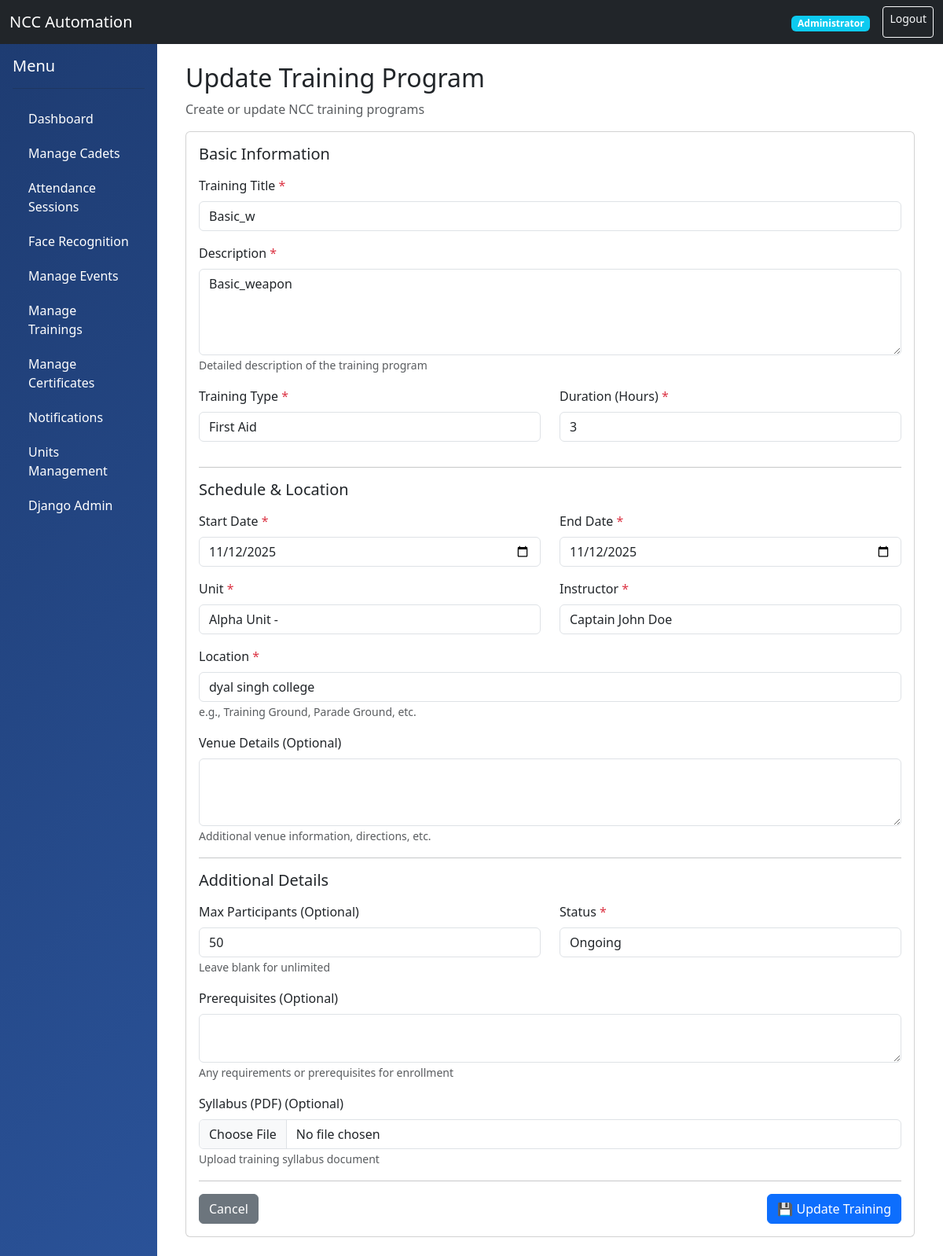
/training/2/update/ (signed in), run on the app's committed database.
### accounts/models.py (models this page shows, shortened)
class User(AbstractUser):
    ROLE_CHOICES = (
        ('ADMIN', 'Administrator'),
        ('OFFICER', 'NCC Officer'),
        ('CADET', 'Cadet'),
    )
    role = models.CharField(max_length=10, choices=ROLE_CHOICES, default='CADET')
    phone_number = models.CharField(max_length=15, blank=True, null=True)
    profile_picture = models.ImageField(upload_to='profiles/', blank=True, null=True)
    date_of_birth = models.DateField(blank=True, null=True)
    address = models.TextField(blank=True, null=True)
    created_at = models.DateTimeField(auto_now_add=True)
    updated_at = models.DateTimeField(auto_now=True)
    is_active_member = models.BooleanField(default=True)
    class Meta:
        db_table = 'users'
        permissions = (
            ('can_view_all_cadets', 'Can view all cadets'),
            ('can_manage_unit', 'Can manage unit'),
            ('can_mark_attendance', 'Can mark attendance'),
            ('can_create_events', 'Can create events'),
        )

### training/models.py (models this page shows, shortened)
class Training(models.Model):
    TRAINING_TYPE_CHOICES = (
        ('WEAPON', 'Weapon Training'),
        ('MAP', 'Map Reading'),
        ('FIRST_AID', 'First Aid'),
        ('DRILL', 'Drill Training'),
        ('PHYSICAL', 'Physical Training'),
        ('LEADERSHIP', 'Leadership Training'),
        ('ADVENTURE', 'Adventure Training'),
        ('COMMUNICATION', 'Communication Skills'),
        ('OTHER', 'Other'),
    )
    STATUS_CHOICES = (
        ('SCHEDULED', 'Scheduled'),
        ('ONGOING', 'Ongoing'),
        ('COMPLETED', 'Completed'),
        ('CANCELLED', 'Cancelled'),
    )
    title = models.CharField(max_length=200)
    description = models.TextField()
    training_type = models.CharField(max_length=20, choices=TRAINING_TYPE_CHOICES)
    duration_hours = models.IntegerField()
    instructor = models.ForeignKey('accounts.Officer', on_delete=models.SET_NULL, null=True, related_name='conducted_trainings')
    start_date = models.DateField()
    end_date = models.DateField()
    unit = models.ForeignKey('units.Unit', on_delete=models.CASCADE, related_name='trainings')
    location = models.CharField(max_length=200)
    venue_details = models.TextField(blank=True)
    max_participants = models.IntegerField(blank=True, null=True)
    prerequisites = models.TextField(blank=True, help_text='Any prerequisites for this training')
    status = models.CharField(max_length=20, choices=STATUS_CHOICES, default='SCHEDULED')
    syllabus = models.FileField(upload_to='trainings/syllabus/', blank=True, null=True)
    is_active = models.BooleanField(default=True)
    created_at = models.DateTimeField(auto_now_add=True)
    updated_at = models.DateTimeField(auto_now=True)
    class Meta:
        db_table = 'trainings'
        ordering = ['-start_date']

### training/views.py (the view)
# urls.py: path('<int:pk>/update/', views.training_update, name='training_update'),
@officer_required
def training_update(request, pk):
    training = get_object_or_404(Training, pk=pk)
    if request.method == 'POST':
        form = TrainingForm(request.POST, request.FILES, instance=training)
        if form.is_valid():
            training = form.save()
            messages.success(request, 'Training updated successfully!')
            return redirect('training_detail', pk=training.pk)
    else:
        form = TrainingForm(instance=training)
    return render(request, 'training/training_form.html', {
        'form': form,
        'action': 'Update',
        'training': training
    })

### accounts/models.py (called while the page is built)
    def __str__(self):
        return f"{self.get_rank_display()} {self.user.get_full_name()}"

### units/models.py (called while the page is built)
    def __str__(self):
        return f"{self.name} - {self.get_wing_display()}"

### templates/training/training_form.html (shortened to what this page needs)
{% extends 'base.html' %}
{% block content %}
<div class="container">
    <h2>{{ action }} Training Program</h2>
    <p class="text-muted">Create or update NCC training programs</p>
    <div class="card">
        <div class="card-body">
            <form method="post" enctype="multipart/form-data">
                <h5 class="mb-3">Basic Information</h5>
                <div class="mb-3">
                    <label for="{{ form.title.id_for_label }}" class="form-label">
                        Training Title <span class="text-danger">*</span>
                    </label>
                    {{ form.title }}
                </div>
                <div class="mb-3">
                    <label for="{{ form.description.id_for_label }}" class="form-label">
                        Description <span class="text-danger">*</span>
                    </label>
                    {{ form.description }}
                    <small class="form-text text-muted">Detailed description of the training program</small>
                </div>
                <div class="row">
                    <div class="col-md-6 mb-3">
                        <label for="{{ form.training_type.id_for_label }}" class="form-label">
                            Training Type <span class="text-danger">*</span>
                        </label>
                        {{ form.training_type }}
                    </div>
                    <div class="col-md-6 mb-3">
                        <label for="{{ form.duration_hours.id_for_label }}" class="form-label">
                            Duration (Hours) <span class="text-danger">*</span>
                        </label>
                        {{ form.duration_hours }}
                    </div>
                </div>
                <hr>
                <h5 class="mb-3">Schedule & Location</h5>
                <div class="row">
                    <div class="col-md-6 mb-3">
                        <label for="{{ form.start_date.id_for_label }}" class="form-label">
                            Start Date <span class="text-danger">*</span>
                        </label>
                        {{ form.start_date }}
                    </div>
                    <div class="col-md-6 mb-3">
                        <label for="{{ form.end_date.id_for_label }}" class="form-label">
                            End Date <span class="text-danger">*</span>
                        </label>
                        {{ form.end_date }}
                    </div>
                </div>
                <div class="row">
                    <div class="col-md-6 mb-3">
                        <label for="{{ form.unit.id_for_label }}" class="form-label">
                            Unit <span class="text-danger">*</span>
                        </label>
                        {{ form.unit }}
                    </div>
                    <div class="col-md-6 mb-3">
                        <label for="{{ form.instructor.id_for_label }}" class="form-label">
                            Instructor <span class="text-danger">*</span>
                        </label>
                        {{ form.instructor }}
                    </div>
                </div>
                <div class="mb-3">
                    <label for="{{ form.location.id_for_label }}" class="form-label">
                        Location <span class="text-danger">*</span>
                    </label>
                    {{ form.location }}
                    <small class="form-text text-muted">e.g., Training Ground, Parade Ground, etc.</small>
                </div>
                <div class="mb-3">
                    <label for="{{ form.venue_details.id_for_label }}" class="form-label">
                        Venue Details (Optional)
                    </label>
                    {{ form.venue_details }}
                    <small class="form-text text-muted">Additional venue information, directions, etc.</small>
                </div>
                <hr>
                <h5 class="mb-3">Additional Details</h5>
                <div class="row">
                    <div class="col-md-6 mb-3">
                        <label for="{{ form.max_participants.id_for_label }}" class="form-label">
                            Max Participants (Optional)
                        </label>
                        {{ form.max_participants }}
                        <small class="form-text text-muted">Leave blank for unlimited</small>
                    </div>
                    <div class="col-md-6 mb-3">
                        <label for="{{ form.status.id_for_label }}" class="form-label">
                            Status <span class="text-danger">*</span>
                        </label>
                        {{ form.status }}
                    </div>
                </div>
                <div class="mb-3">
                    <label for="{{ form.prerequisites.id_for_label }}" class="form-label">
                        Prerequisites (Optional)
                    </label>
                    {{ form.prerequisites }}
                    <small class="form-text text-muted">Any requirements or prerequisites for enrollment</small>
                </div>
                <div class="mb-3">
                    <label for="{{ form.syllabus.id_for_label }}" class="form-label">
                        Syllabus (PDF) (Optional)
                    </label>
                    {{ form.syllabus }}
                    <small class="form-text text-muted">Upload training syllabus document</small>
                </div>
                <hr>
                <div class="d-flex justify-content-between">
                    <a href="{% url 'training_list' %}" class="btn btn-secondary">Cancel</a>
                    <button type="submit" class="btn btn-primary">💾 {{ action }} Training</button>
                </div>
            </form>
        </div>
    </div>
</div>
{% endblock %}

### templates/base.html (shortened to what this page needs)
<!DOCTYPE html>
<html lang="en">
<head>
    <link href="https://cdn.jsdelivr.net/npm/bootstrap@5.3.0/dist/css/bootstrap.min.css" rel="stylesheet">
</head>
<body>
    <nav class="navbar navbar-expand-lg navbar-dark bg-dark">
        <div class="container-fluid">
            <a class="navbar-brand" href="{% url 'dashboard' %}">NCC Automation</a>
            <div class="d-flex">
                {% if user.is_authenticated %}
                <span class="navbar-text me-3">
                    <span class="badge bg-info">{{ user.get_role_display }}</span>
                </span>
                <a href="{% url 'logout' %}" class="btn btn-outline-light btn-sm">Logout</a>
                {% endif %}
            </div>
        </div>
    </nav>
    <div class="container-fluid">
        <div class="row">
            {% if user.is_authenticated %}
            <div class="col-md-2 sidebar p-0">
                <div class="p-3">
                    <h5 class="text-white">Menu</h5>
                    <hr class="bg-white">
                    <a href="{% url 'dashboard' %}">Dashboard</a>
                    {% if user.role != 'CADET' %}
                        <a href="{% url 'cadet_list' %}">Manage Cadets</a>
                        <a href="{% url 'attendance_session_list' %}">Attendance Sessions</a>
                        <a href="{% url 'face_management' %}">Face Recognition</a>
                        <a href="{% url 'event_list' %}">Manage Events</a>
                        <a href="{% url 'training_list' %}">Manage Trainings</a>
                        <a href="{% url 'certificate_list' %}">Manage Certificates</a>
                        <a href="{% url 'notification_list' %}">Notifications</a>
                    {% endif %}
                    {% if user.role == 'ADMIN' %}
                        <a href="{% url 'unit_list' %}">Units Management</a>
                        <a href="/admin/">Django Admin</a>
                    {% endif %}
                </div>
            </div>
            {% endif %}
            <div class="col-md-10 p-4">
                {% block content %}{% endblock %}
            </div>
        </div>
    </div>
</body>
</html>

### templates/base.html (style rules this page uses)
.sidebar { min-height: 100vh; background: linear-gradient(135deg, #1e3c72 0%, #2a5298 100%); }
.sidebar a { color: white; text-decoration: none; padding: 10px 20px; display: block; transition: all 0.3s; }

### data on the page
User: role "Administrator"
Training: title "Basic_w", description "Basic_weapon", training_type "First Aid", duration_hours "3", start_date "11/12/2025", end_date "11/12/2025", unit "Alpha Unit -", instructor "Captain John Doe", location "dyal singh college", max_participants "50", status "Ongoing"

### other printed values
{{ action }} "Update"
